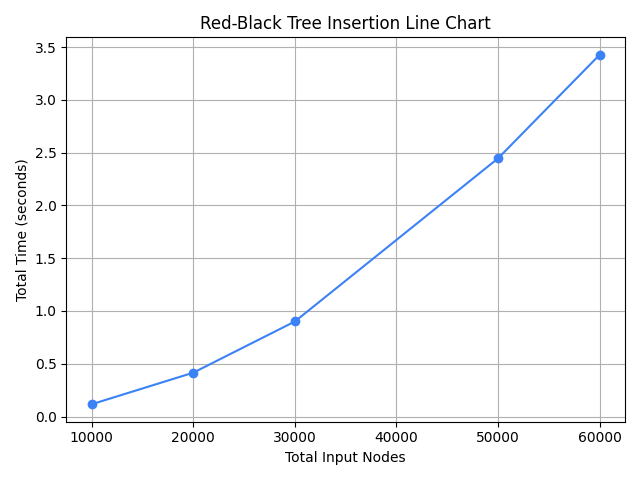

Generate this figure with Python:
import random
import time
import matplotlib.pyplot as plt
from rbt_logic import RedBlackTree          # ← only change


def measure_insert_time(n):
    """Measures how long it takes to insert n random nodes into a Red-Black tree."""
    rbt = RedBlackTree(color_only=False)    # full rotations
    nums = random.sample(range(n * 10), n)

    start = time.time()
    for num in nums:
        rbt.insert(num)
    rbt.rebalance_all()                     # finish any pending fixes
    end = time.time()

    return end - start


# --- same node counts you used for BST ---
sizes = [10000, 20000, 30000, 50000, 60000]

times = []
for n in sizes:
    t = measure_insert_time(n)
    times.append(t)
    print(f"{n} nodes → {t:.6f} seconds")

# --- plot the line chart ---
plt.figure()
plt.plot(sizes, times, marker='o', color='#3b82f6')
plt.title("Red-Black Tree Insertion Line Chart")
plt.xlabel("Total Input Nodes")
plt.ylabel("Total Time (seconds)")
plt.grid(True)
plt.tight_layout()

plt.savefig("rbt_chart.png")
plt.show()
